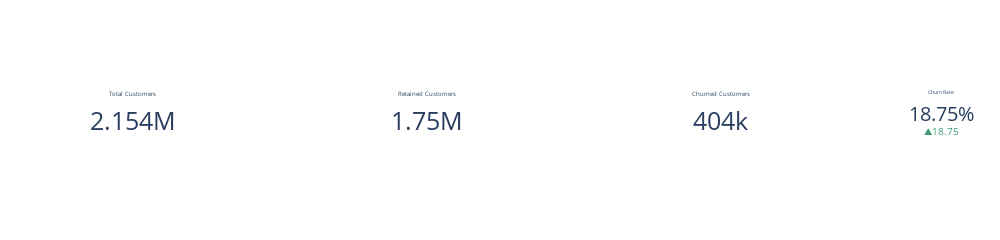

The code cell stored with this chart in its notebook:
### Code cell
total_customers = len(df)
retained_customers = len(df[df['CHURN'] == 0])
churned_customers = len(df[df['CHURN'] == 1])
churn_rate = churned_customers / total_customers * 100

fig = go.Figure()

# Total Customers
fig.add_trace(go.Indicator(
    mode="number",
    value=total_customers,
    title="Total Customers",
    number={'font': {'size': 25}},
    domain={'x': [0, 0.25], 'y': [0, 1]}
))

# Retained Customers
fig.add_trace(go.Indicator(
    mode="number",
    value=retained_customers,
    title="Retained Customers",
#    titlefont={'size': 12, 'font-weight': 'bold'},
    number={'font': {'size': 25}},
    domain={'x': [0.3, 0.55], 'y': [0, 1]}
))
# Churned Customers
fig.add_trace(go.Indicator(
    mode="number",
    value=churned_customers,
    title="Churned Customers",
    number={'font': {'size': 25}},
    domain={'x': [0.6, 0.85], 'y': [0, 1]}
))

# Churn Rate
fig.add_trace(go.Indicator(
    mode="number+delta",
    value=churn_rate,
    title="Churn Rate",
    number={'font': {'size': 20}, 'suffix': '%'},
    delta={'reference': 0, 'relative': False, 'position': "bottom"},
    domain={'x': [0.9, 1], 'y': [0, 1]}
))

fig.update_layout(width=1000, height=100, margin=dict(t=50, b=50, l=10, r=10))
fig.show()

### Figure 1 — Plotly figure (JSON) as saved in the notebook; plotly's stock layout.template omitted (floating-point values rounded to 4 significant figures)
{"data": [{"domain": {"x": [0, 0.25], "y": [0, 1]}, "mode": "number", "number": {"font": {"size": 25}}, "title": {"text": "Total Customers"}, "type": "indicator", "value": 2154048}, {"domain": {"x": [0.3, 0.55], "y": [0, 1]}, "mode": "number", "number": {"font": {"size": 25}}, "title": {"text": "Retained Customers"}, "type": "indicator", "value": 1750062}, {"domain": {"x": [0.6, 0.85], "y": [0, 1]}, "mode": "number", "number": {"font": {"size": 25}}, "title": {"text": "Churned Customers"}, "type": "indicator", "value": 403986}, {"delta": {"position": "bottom", "reference": 0, "relative": false}, "domain": {"x": [0.9, 1], "y": [0, 1]}, "mode": "number+delta", "number": {"font": {"size": 20}, "suffix": "%"}, "title": {"text": "Churn Rate"}, "type": "indicator", "value": 18.75}], "layout": {"height": 100, "margin": {"b": 50, "l": 10, "r": 10, "t": 50}, "width": 1000}}
